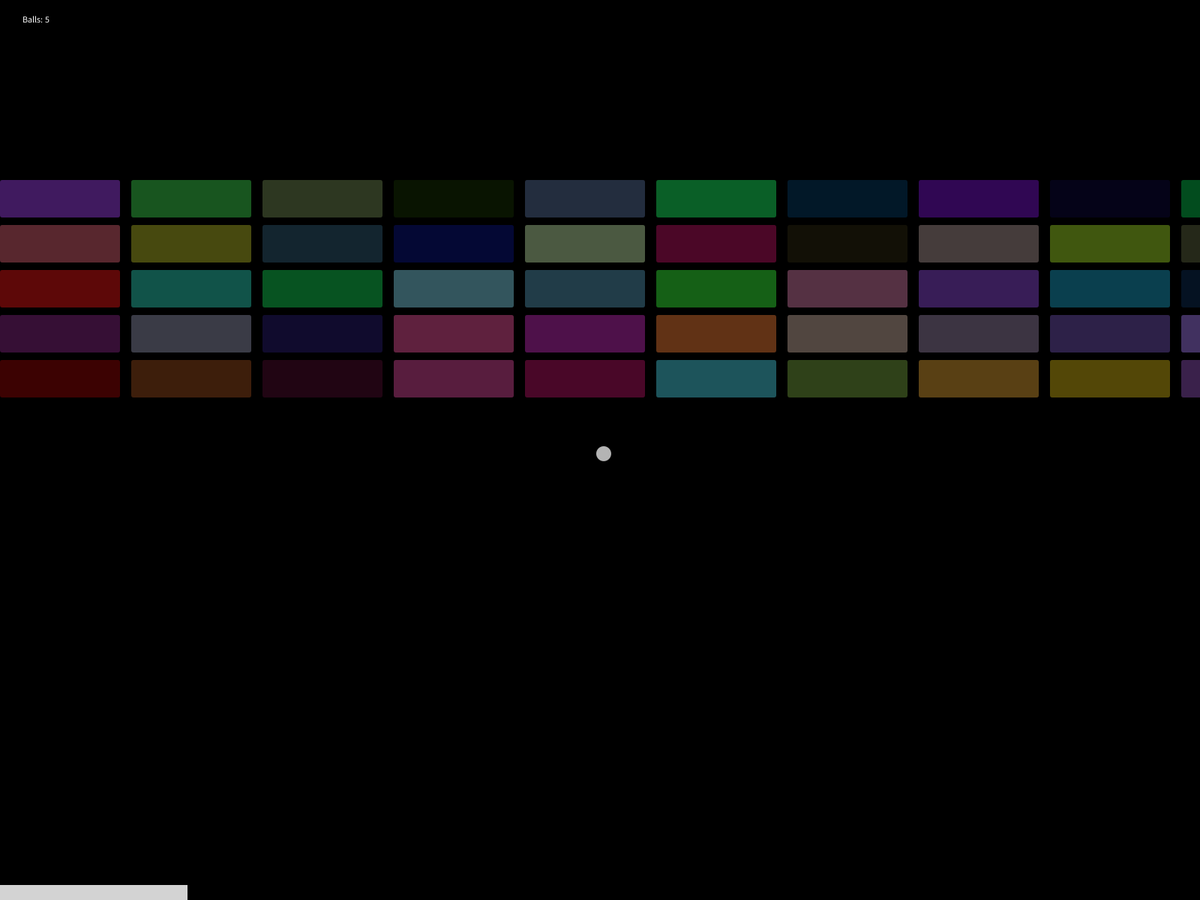
Frame 1 (no input)
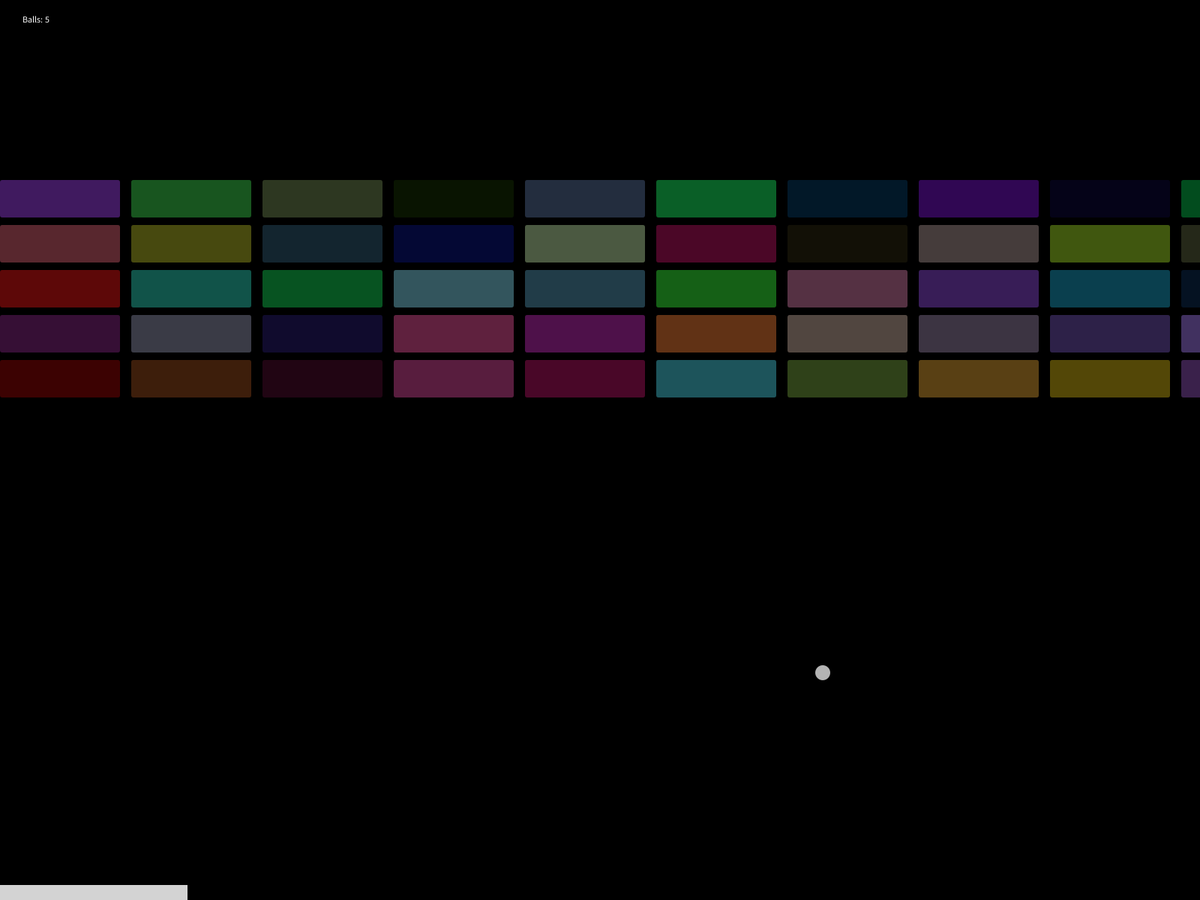
Frame 60 (the mouse pressed at the canvas centre just before this capture)
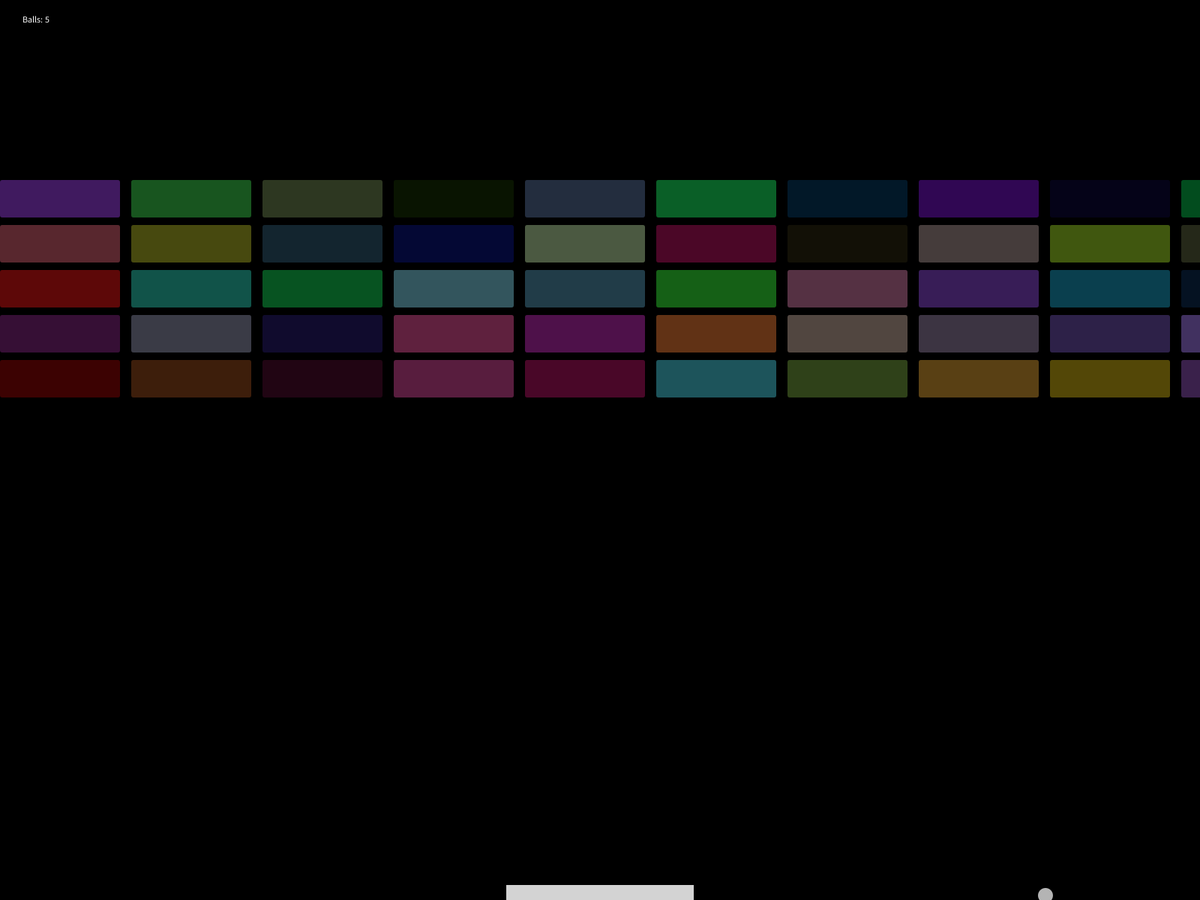
Frame 120 (the mouse held since frame 60 and released just before this capture)

The Processing sketch that drew these frames (run headless with seeded random() and noise(); from frame 60 on, the mouse is pressed at the canvas centre):

// Processing sketch: atari
// ── atari.pde
Player p;
Ball b;
ArrayList<Block> blocks = new ArrayList<Block>();
int balls = 5;

void setup() {
  fullScreen();
  p = new Player();
  b = new Ball();
  frameRate(360);
  for (int i = 4; i < 9; i += 1) {
    for (int j = 0; j < 1920; j += 175) {
      Block b = new Block();
      PVector p = new PVector(j, i * 60);
      b.var(p, floor(random(0, 255)), floor(random(0, 255)), floor(random(0, 255)));
      blocks.add(b);
    }
  }
}

void draw() {
  background(0);
  p.show();
  b.move(p);
  b.show();
  for (int i = 0; i < blocks.size(); i += 1) {
    Block blok = blocks.get(i);
    blok.show();
    if (blok.checkHit(b)) {
      blocks.remove(i);
      b.vel.y *= -1;
      b.s += 0.25;
    }
  }
  fill(255);
  text("Balls: " + balls, 30, 30);
  if (b.pos.y > height) {
    balls -= 1;
    b.pos = new PVector(width/2, height/2);
  }
  
  if (blocks.size() == 0) {
    exit();
  }
}

// ── Ball.pde
class Ball {
  PVector pos = new PVector(width/2, height/2);
  float s = 7;
  PVector vel = new PVector(5, 5).setMag(s);
  
  void move(Player p) {
    if (p.pos.x < pos.x - 10 && pos.x < p.pos.x + 260 && pos.y >= height - 30) {
      vel.y *= -1;
      float a = map(pos.x - p.pos.x - 125, -125, 125, 135, 45);
      vel.x = cos(radians(a)) * s;
      vel.y = -sqrt(s*s - vel.x*vel.x);
    } else if (pos.x >= width - 10 || pos.x <= 10) {
      vel.x *= -1;
    } 
    if (pos.y <= 10) {
      vel.y *= -1;
    }
    pos.add(vel);
  }
  
  void show() {
    noStroke();
    fill(180);
    circle(pos.x, pos.y, 20);
  }
  
}

// ── Blocks.pde
class Block {
  PVector pos;
  int c[] = new int[3];
  
  void var(PVector p, int r, int g, int b) {
    pos = p;
    c[0] = r;
    c[1] = g;
    c[2] = b;
  }
  
  void show() {
    fill(c[0], c[1], c[2], 100);
    rect(pos.x, pos.y, 160, 50, 3);
  }
  
  boolean checkHit(Ball b) {
    if (b.pos.x > pos.x - 10 && b.pos.x < pos.x + 170 && b.pos.y > pos.y - 10 && b.pos.y < pos.y + 60) {
      return true;
    }
    return false;
  }
}

// ── Player.pde
class Player {
  PVector pos = new PVector(width/2, height - 20);
  
  void show() {
    pos.x = constrain(mouseX - 125, 0, width - 250);
    fill(211);
    noStroke();
    rect(pos.x, pos.y, 250, 20);
  }
  
}
